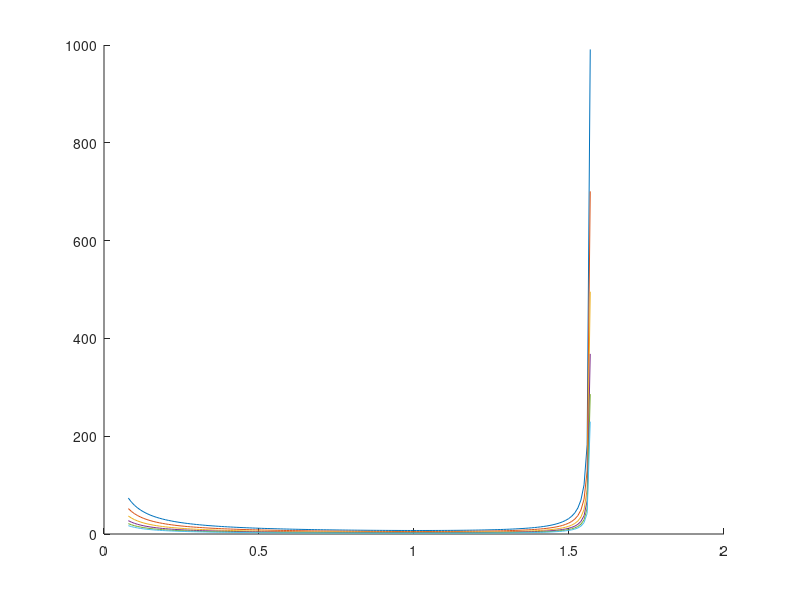

Recreate this plot in MATLAB. (Note: this script raises an error after producing the figure.)
% % % % % % % % % % % % % % % % % % % % % % % % % % % % % % % % % % % % % % 
% This is the main shell script for ASEN 5218 Homework #2. It facilitates
% running the problems in the homework. To check this homework, the only 
% thing that is required is to run this script.
% % % % % % % % % % % % % % % % % % % % % % % % % % % % % % % % % % % % % %
clear
close all

% Question 1 Plot
figure
hold on
theta = pi/40:.01:pi/2;
num_longerons = 2:1:7;
num_longerons = num_longerons';
for n = 2:1:7
    temp = (sin(pi/n)/sqrt(n)) * tan(theta).*(5*cot(theta).^2 + sqrt(10)*csc(theta).^2);%((5*cot(theta)) + sqrt(10)./sin(theta).*1./cos(theta));
    [value_of_mu.cyl(n-1),i] = min(temp);
    optimal_theta.cyl(n-1,1) = theta(i);
    plot(theta,temp)
end
% table of min thetas
table(num_longerons,optimal_theta.cyl)

%finish plot
optimal_theta.cyl = [optimal_theta.cyl;optimal_theta.cyl(1)];
value_of_mu.cyl = [value_of_mu.cyl,50];
plot(optimal_theta.cyl',value_of_mu.cyl,'r','linewidth',2);
axis([0,pi/2,0,50]); grid on
title('Solid Cylinder $\mu_n \mu_{\theta}$ for Increasing Number of Longerons','interpreter','latex')
ylabel('\mu_n \mu_{\theta}');xlabel('\theta, radians')
legend('n = 2','n = 3','n = 4','n = 5','n = 6','n = 7','Minimum \theta','location','north')
h = text(optimal_theta.cyl(1)+.03,30,['Minimum \theta = ',num2str(optimal_theta.cyl(1)*180/pi,3),'^o'],'horizontalalignment','center');
set(h,'Rotation',90)
 
% Question 2 Plot
figure
hold on
theta = pi/40:.01:pi/2;
num_longerons = 2:1:7;
num_longerons = num_longerons';
for n = 2:1:7
    temp = sin(pi/n)^(2/3)/n^(1/3) * tan(theta).*(5*2^(2/3)*cot(theta).^(5/3) + 2^(4/3)*5^(2/3).*csc(theta).^5/3);%(5*2^(2/3)*cot(theta) + (2^(4/3)*5^(2/3))./(sin(theta).^(2/3).*cos(theta)));
    [value_of_mu.tube(n-1),i] = min(temp);
    optimal_theta.tube(n-1,1) = theta(i);
    plot(theta,temp)
end
% table of min thetas
table(num_longerons,optimal_theta.tube)

%finish plot
optimal_theta.tube = [optimal_theta.tube;optimal_theta.tube(1)];
value_of_mu.tube = [value_of_mu.tube,50];
plot(optimal_theta.tube',value_of_mu.tube,'r','linewidth',2);
axis([0,pi/2,0,50]); grid on
title('Hollow Tube $\mu_n \mu_{\theta}$ for Increasing Number of Longerons','interpreter','latex')
ylabel('\mu_n \mu_{\theta}');xlabel('\theta, radians')
legend('n = 2','n = 3','n = 4','n = 5','n = 6','n = 7','Minimum \theta','location','southwest')
h = text(optimal_theta.tube(1)+.03,30,['Minimum \theta = ',num2str(optimal_theta.tube(1)*180/pi,3),'^o'],'horizontalalignment','center');
set(h,'Rotation',90)
%%
% Question 3
E = 110e9; %Pa
rho = 1500; %kg/m^3
t_min = 0.5e-3; %m minimum thickness of the tube
loadP_min = 0; %N
loadP_max = 1000; %N
theta_solid = optimal_theta.cyl(1); %radians
theta_tube = optimal_theta.tube(1); %radians

% Plot M/L as a function of the load P for fied parameters
P = loadP_min:1:loadP_max;
i = 1;
figure; hold on; grid on
xlabel('Load P, N');ylabel('M/L, kg/m')
title('Truss Efficiency as a Function of Loading P')
for n = [3 6 12]
    for R = [0.1 0.3 1] %m global truss radius
        % For solid cylinder
        K.cyl = 4/5/sqrt(pi);
        muR.cyl = R;
        muP.cyl = sqrt(P);
        muM.cyl = rho/E^(1/2);
        muN.cyl = sin(pi/n)/sqrt(n);
        muTheta.cyl = tan(theta_solid).*(5*cot(theta_solid).^2 + sqrt(10)*csc(theta_solid).^2);%5*cot(theta_solid) + sqrt(10)/(sin(theta_solid)*cos(theta_solid));
        store.cyl.(['longeron',num2str(n)]).(['R',num2str(10*R)]) = K.cyl*muR.cyl*muP.cyl*muM.cyl*muN.cyl*muTheta.cyl;
        switch n
            case 3
                switch R
                    case 0.1
                        plot(P,store.cyl.(['longeron',num2str(n)]).(['R',num2str(10*R)]),'linestyle','-','color','#e6194b','marker','none','markerfacecolor','#0072BD','linewidth',1.5)
                    case 0.3
                        plot(P,store.cyl.(['longeron',num2str(n)]).(['R',num2str(10*R)]),'linestyle','-','color','#f58231','marker','none','markerfacecolor','#0072BD','linewidth',1.5)
                    case 1
                        plot(P,store.cyl.(['longeron',num2str(n)]).(['R',num2str(10*R)]),'linestyle','-','color','#ffe119','marker','none','markerfacecolor','#0072BD','linewidth',1.5)
                end
            case 6
                switch R
                    case 0.1
                        plot(P,store.cyl.(['longeron',num2str(n)]).(['R',num2str(10*R)]),'linestyle','-','color','#bfef45','marker','none','markerfacecolor','#D95319','linewidth',1.5)
                    case 0.3
                        plot(P,store.cyl.(['longeron',num2str(n)]).(['R',num2str(10*R)]),'linestyle','-','color','#3cb44b','marker','none','markerfacecolor','#D95319','linewidth',1.5)
                    case 1
                        plot(P,store.cyl.(['longeron',num2str(n)]).(['R',num2str(10*R)]),'linestyle','-','color','#42d4f4','marker','none','markerfacecolor','#D95319','linewidth',1.5)
                end
            case 12
                switch R
                    case 0.1
                        plot(P,store.cyl.(['longeron',num2str(n)]).(['R',num2str(10*R)]),'linestyle','-','color','#4363d8','marker','none','markerfacecolor','#7E2F8E','linewidth',1.5)
                    case 0.3
                        plot(P,store.cyl.(['longeron',num2str(n)]).(['R',num2str(10*R)]),'linestyle','-','color','#911eb4','marker','none','markerfacecolor','#7E2F8E','linewidth',1.5)
                    case 1
                        plot(P,store.cyl.(['longeron',num2str(n)]).(['R',num2str(10*R)]),'linestyle','-','color','#f032e6','marker','none','markerfacecolor','#7E2F8E','linewidth',1.5)
                end
        end
        %text(.7*loadP_max,store.cyl.(['longeron',num2str(n)]).(['R',num2str(10*R)])(round(.7*loadP_max)),['Cyl R=',num2str(R),' n=',num2str(n)],'horizontalalignment','center')
        
        % For hollow tube
        K.tube = 1/5;
        muR.tube = R^(2/3);
        muP.tube = P.^(1/3);
        muM.tube = rho*t_min^(2/3)/E^(1/3);
        muN.tube = sin(pi/n)^(2/3)/n^(1/3);
        muTheta.tube = tan(theta_tube).*(5*2^(2/3)*cot(theta_tube).^(5/3) + 2^(4/3)*5^(2/3).*csc(theta_tube).^5/3);%(5*2^(2/3)*cot(theta_tube) + (2^(4/3)*5^(2/3))/(sin(theta_tube)^(2/3)*cos(theta_tube)));
        store.tube.(['longeron',num2str(n)]).(['R',num2str(10*R)]) = K.tube*muR.tube*muP.tube*muM.tube*muN.tube*muTheta.tube;
        switch n
            case 3
                switch R
                    case 0.1
                        plot(P,store.tube.(['longeron',num2str(n)]).(['R',num2str(10*R)]),'linestyle','--','color','#e6194b','marker','none','markerfacecolor','#0072BD','linewidth',1.5)
                    case 0.3
                        plot(P,store.tube.(['longeron',num2str(n)]).(['R',num2str(10*R)]),'linestyle','--','color','#f58231','marker','none','markerfacecolor','#0072BD','linewidth',1.5)
                    case 1
                        plot(P,store.tube.(['longeron',num2str(n)]).(['R',num2str(10*R)]),'linestyle','--','color','#ffe119','marker','none','markerfacecolor','#0072BD','linewidth',1.5)
                end
            case 6
                switch R
                    case 0.1
                        plot(P,store.tube.(['longeron',num2str(n)]).(['R',num2str(10*R)]),'linestyle','--','color','#bfef45','marker','none','markerfacecolor','#D95319','linewidth',1.5)
                    case 0.3
                        plot(P,store.tube.(['longeron',num2str(n)]).(['R',num2str(10*R)]),'linestyle','--','color','#3cb44b','marker','none','markerfacecolor','#D95319','linewidth',1.5)
                    case 1
                        plot(P,store.tube.(['longeron',num2str(n)]).(['R',num2str(10*R)]),'linestyle','--','color','#42d4f4','marker','none','markerfacecolor','#D95319','linewidth',1.5)
                end
            case 12
                switch R
                    case 0.1
                        plot(P,store.tube.(['longeron',num2str(n)]).(['R',num2str(10*R)]),'linestyle','--','color','#4363d8','marker','none','markerfacecolor','#7E2F8E','linewidth',1.5)
                    case 0.3
                        plot(P,store.tube.(['longeron',num2str(n)]).(['R',num2str(10*R)]),'linestyle','--','color','#911eb4','marker','none','markerfacecolor','#7E2F8E','linewidth',1.5)
                    case 1
                        plot(P,store.tube.(['longeron',num2str(n)]).(['R',num2str(10*R)]),'linestyle','--','color','#f032e6','marker','none','markerfacecolor','#7E2F8E','linewidth',1.5)
                end
        end
        %text(.5*loadP_max,store.tube.(['longeron',num2str(n)]).(['R',num2str(10*R)])(round(.5*loadP_max)),['tube R=',num2str(R),' n=',num2str(n)],'horizontalalignment','center')
        
        % Find the value of M/L where these two lines cross
        [t1,t2] = polyxpoly(P,store.cyl.(['longeron',num2str(n)]).(['R',num2str(10*R)]),P,store.tube.(['longeron',num2str(n)]).(['R',num2str(10*R)]));
        store.intersects.x(i) = max(t1);
        store.intersects.y(i) = max(t2);
        i = i + 1;
    end
end
set(gca, 'XScale', 'log', 'YScale', 'log')

% Plot P as a function of R for the four lines that cross each other
figure
hold on
grid on
xlabel('Global Truss Radius R, m');ylabel('Load P, N');
title('Maximum Load as a Function of Global Truss Radius')
w = store.intersects.y;
w(w == 0) = [];
R = 0.1:0.01:1;
% For n=3 & R=0.1
n = 3;
muN.cyl = sin(pi/n)/sqrt(n);
P = (w./K.cyl./R./muM.cyl./muN.cyl./muTheta.cyl).^2;
plot(R,P,'linestyle','-')
muN.tube = sin(pi/n)^(2/3)/n^(1/3);
P = (w./K.tube./(R.^(2/3))./muM.tube./muN.tube./muTheta.tube).^3;
plot(R,P,'linestyle','--')
n = 6;
muN.cyl = sin(pi/n)/sqrt(n);
P = (w./K.cyl./R./muM.cyl./muN.cyl./muTheta.cyl).^2;
plot(R,P,'linestyle','-')
muN.tube = sin(pi/n)^(2/3)/n^(1/3);
P = (w./K.tube./(R.^(2/3))./muM.tube./muN.tube./muTheta.tube).^3;
plot(R,P,'linestyle','--')
n = 12;
muN.cyl = sin(pi/n)/sqrt(n);
P = (w./K.cyl./R./muM.cyl./muN.cyl./muTheta.cyl).^2;
plot(R,P,'linestyle','-')
muN.tube = sin(pi/n)^(2/3)/n^(1/3);
P = (w./K.tube./(R.^(2/3))./muM.tube./muN.tube./muTheta.tube).^3;
plot(R,P,'linestyle','--')
set(gca, 'XScale', 'log', 'YScale', 'log')
legend('Cyl, n=3','Tube, n=3','Cyl, n=6','Tube, n=6','Cyl, n=12','Tube, n=12')

% Plot of the longeron and diagonal radius as a function of P or R
% For this we know the load from the first plot and we know the Euler
% buckling equation based on the radius of the longerons/diagonals.
% cylinder truss
% P = 
% n = 3;
% rl = ((16*R.^2*P) / (E*n*pi^3*csc(pi/n)^2*tan(theta_solid)^2)).^(1/4);
% rd = ((8*R.^2*P) / (5*E*n*pi^3*csc(pi/n)^2*sin(theta_solid)^2)).^(1/4);
%%
% Question 4 is a derivation

% Question 5
% For a poisson ratio of 1/3 we derived the formulation in class for bars
% at an arbitrary angle alpha, so we use that here.
% Square Lattice: alpha=0 and alpha=90
disp('Square Lattice')
a = 0;
A1 = [cos(a)^2; sin(a)*cos(a); sin(a)^2] * [cos(a)^2 sin(a)*cos(a) sin(a)^2]
a = pi/2;
A2 = [cos(a)^2; sin(a)*cos(a); sin(a)^2] * [cos(a)^2 sin(a)*cos(a) sin(a)^2]
A = A1 + A2

% Polar Plot
theta = 0:0.01:2*pi;
R = 4/9*(cos(theta).^4 + sin(theta).^4);
figure
polarplot(theta,R)
title('Equivalent Modulus for a Square Lattice')

% Triangle Lattice: alpha=0 and alpha=60 and alpha=120
disp('Triangle Lattice')
a = 0;
A1 = [cos(a)^2; sin(a)*cos(a); sin(a)^2] * [cos(a)^2 sin(a)*cos(a) sin(a)^2]
a = pi/3;
A2 = [cos(a)^2; sin(a)*cos(a); sin(a)^2] * [cos(a)^2 sin(a)*cos(a) sin(a)^2]
a = 2*pi/3;
A3 = [cos(a)^2; sin(a)*cos(a); sin(a)^2] * [cos(a)^2 sin(a)*cos(a) sin(a)^2]
A = A1 + A2 + A3

% Polar Plot
theta = 0:0.01:2*pi;
R = 1/3; R = repelem(R,length(theta));
figure
polarplot(theta,R)
title('Equivalent Modulus for a Equilateral Triangle Lattice')
